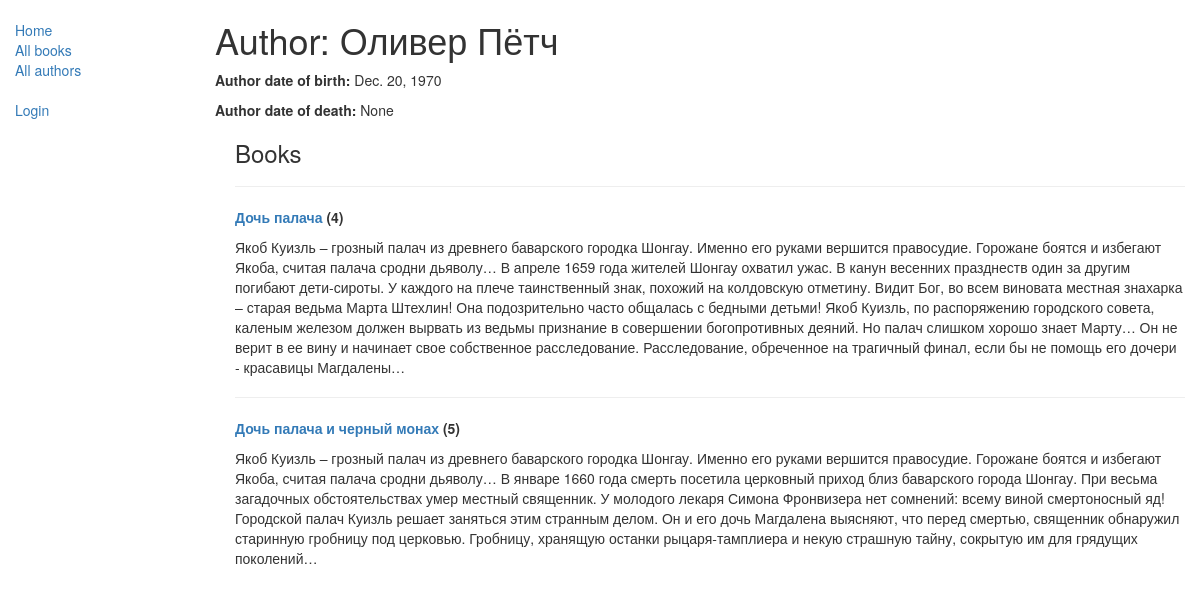
Screenshot of /catalog/author/4 with the database file from the repository.
### catalog/models.py (models this page shows, shortened)
class Author(models.Model):
    first_name = models.CharField(max_length=100)
    last_name = models.CharField(max_length=100)
    date_of_birth = models.DateField(null=True, blank=True)
    date_of_death = models.DateField('Died', null=True, blank=True)
    class Meta:
        ordering = ['last_name']

class Book(models.Model):
    title = models.CharField(max_length=200)
    author = models.ForeignKey('Author', on_delete=models.SET_NULL, null=True)
    summary = models.TextField(max_length=1000, help_text="Enter a brief description of the book")
    isbn = models.CharField('ISBN', max_length=13,
                            help_text='13 Character <a href="https://www.isbn-international.org/content/what-isbn">ISBN number</a>')
    genre = models.ManyToManyField(Genre, help_text="Select a genre for this book")
    language = models.ForeignKey('Language', on_delete=models.SET_NULL, null=True)
    def get_absolute_url(self):
        return reverse('book-detail', args=[str(self.id)])
    def display_genre(self):
        """        Creates a string for the Genre. This is required to display genre in Admin.        """
        return ', '.join([genre.name for genre in self.genre.all()[:3]])
    def display_language(self):
        """        Creates a string for the Language. This is required to display Language in Admin.        """
        return self.language
    display_genre.short_description = 'Genre'
    display_language.short_description = 'Language'

### catalog/views.py (the view)
# urls.py: url(r'^author/(?P<pk>\d+)$', views.AuthorDetailView.as_view(), name='author-detail'),
class AuthorDetailView(generic.DetailView):
    model = Author

### catalog/templates/catalog/author_detail.html
{% extends "base_generic.html" %}
{% block content %}
  <h1>Author: {{ author.first_name }} {{ author.last_name }}</h1>
  <p><strong>Author date of birth:</strong> {{ author.date_of_birth }}</p>
  <p><strong>Author date of death:</strong> {{ author.date_of_death }}</p>
  <div style="margin-left:20px;margin-top:20px">
    <h3>Books</h3>
    {% for books in author.book_set.all %}
    <hr>
    <strong><p><a href="{{ books.get_absolute_url }}">{{ books.title }}</a> ({{ books.id }})</strong></p>
    {{ books.summary }}
    {% endfor %}
</div>
{% endblock %}

### rows the page displays
Author: first_name "Оливер", last_name "Пётч", date_of_birth "Dec. 20, 1970", date_of_death "None"
Book: title "Дочь палача", id "4", summary "Якоб Куизль – грозный палач из древнего баварского городка Шонгау. Именно его руками вершится правосудие. Горожане боятся и избегают Якоба, считая палача сродни дьяволу… В апреле 1659 года жителей Шонгау охватил ужас. В канун весенних празднеств один за другим погибают дети-сироты. У каждого на плече таинственный знак, похожий на колдовскую отметину. Видит Бог, во всем виновата местная знахарка – старая ведьма Марта Штехлин! Она подозрительно часто общалась с бедными детьми! Якоб Куизль, по распоряжению городского совета, каленым железом должен вырвать из ведьмы признание в совершении богопротивных деяний. Но палач слишком хорошо знает Марту… Он не верит в ее вину и начинает свое…"
Book: title "Дочь палача и черный монах", id "5", summary "Якоб Куизль – грозный палач из древнего баварского городка Шонгау. Именно его руками вершится правосудие. Горожане боятся и избегают Якоба, считая палача сродни дьяволу… В январе 1660 года смерть посетила церковный приход близ баварского города Шонгау. При весьма загадочных обстоятельствах умер местный священник. У молодого лекаря Симона Фронвизера нет сомнений: всему виной смертоносный яд! Городской палач Куизль решает заняться этим странным делом. Он и его дочь Магдалена выясняют, что перед смертью, священник обнаружил старинную гробницу под церковью. Гробницу, хранящую останки рыцаря-тамплиера и некую страшную тайну, сокрытую им для грядущих поколений…"
